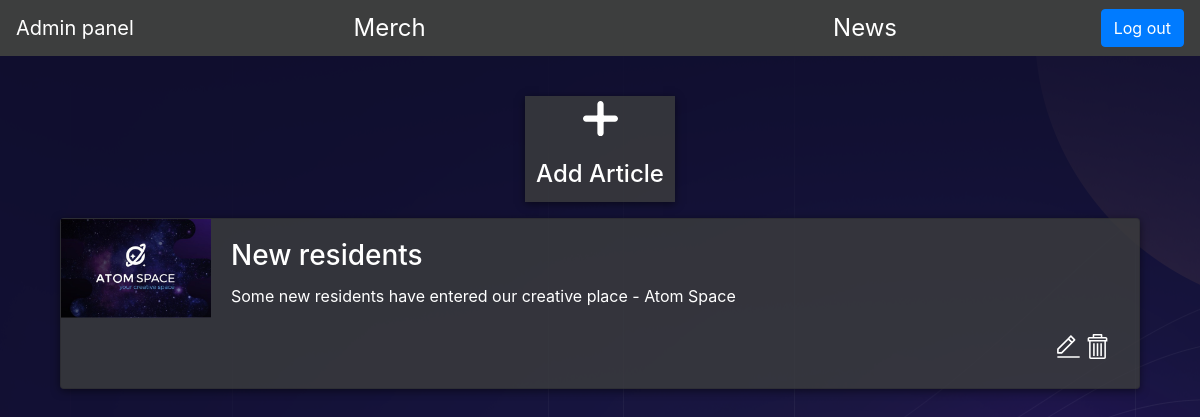
/news (signed in), run on an earlier commit of the app's database.
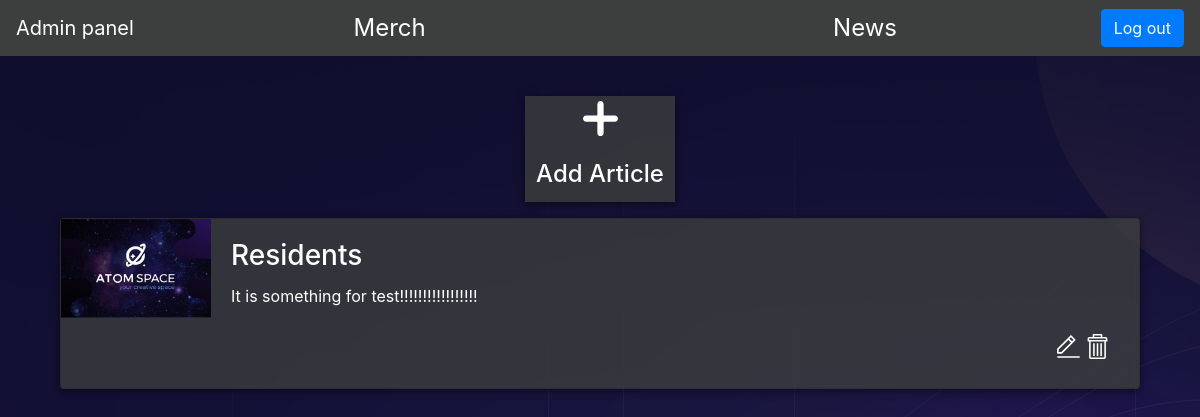
And on a later commit of the database.
### testform/models.py (models this page shows)
class News(models.Model):
    header = models.CharField(max_length=225)
    content = models.TextField()
    news_picture_url = models.ImageField(upload_to='news_photos')
    created_time = models.DateTimeField(auto_now_add=True)
    updated_time = models.DateTimeField(null=True)

### testform/views.py (the view)
# urls.py: path('news', views.news, name='news'),
@login_required
def news(request):
    if request.method == 'POST':
        f = NewsForm(request.POST, request.FILES)
        if f.is_valid():
            content = ' '.join(request.POST['content'].split('\r\n'))
            new = News()
            new.header = request.POST['header']
            new.content = content
            new.news_picture_url = request.FILES['photo']
            new.save()
            return HttpResponseRedirect('/news')
    else:
        context = {
            'form': NewsForm(),
            'news': News.objects.all()
        }
        return render(request, 'news/index.html', context)

### testform/templates/news/index.html (shortened to what this page needs)
{% extends 'base.html' %}
{% block content %}
{% load staticfiles %}
<link rel="stylesheet" media="all" href="{% static 'css/news.css' %}" type="text/css">
<nav class="navbar" style="background-color: rgba(61, 62, 62);position: fixed;width: 100%">
    <a class="navbar-brand">Admin panel</a>
    <a class="sidebar-item-text" href="{% url 'merch' %}">Merch</a>
    <a class="sidebar-item-text" href="{% url 'news' %}">News</a>
    <a href="{% url 'logout' %}"><button class="btn btn-primary" type="submit" >Log out</button></a>
</nav>
<div style="display:flex;height:91vh;">
    <div class="content">
        {% if news %}
            <ul class="list-group">
                <li class="add-item" id="dialog"> <img style="width: 35px;margin: 0 auto;" src={% static 'img/plus.svg' %} />&nbsp;<h3>Add Article</h3> </li>
                {% for item in news %}
                    <li>
                        <div class="content-news">
                            <div class="card">
                                <div style="display:flex;">
                                    <div class="img-square-wrapper">
                                        <img class="" src="http://localhost:8000/media/{{ item.news_picture_url }}" alt="Card image cap">
                                    </div>
                                    <div class="card-body">
                                        <h3 class="card-title">{{ item.header }}</h3>
                                        <p class="card-text">{{ item.content }}</p>
                                        <div class="news-item-btns">
                                            <a href='/news/{{ item.id }}/edit'><img src={% static 'img/edit.svg' %}/></a>
                                            <a href="/news/{{ item.id }}/delete"><img src={% static 'img/remove.svg' %}/></a>
                                        </div>
                                    </div>
                                </div>
                            </div>
                        </div>
                    </li>
                {% endfor %}
            </ul>
        {% endif %}
    </div>
  </div>
{% endblock %}

What changed in the data, as far as the page shows it:
changed News: header "New residents" → "Residents"; content "Some new residents have entered our creative place - Atom Space" → "It is something for test!!!!!!!!!!!!!!!!!"
